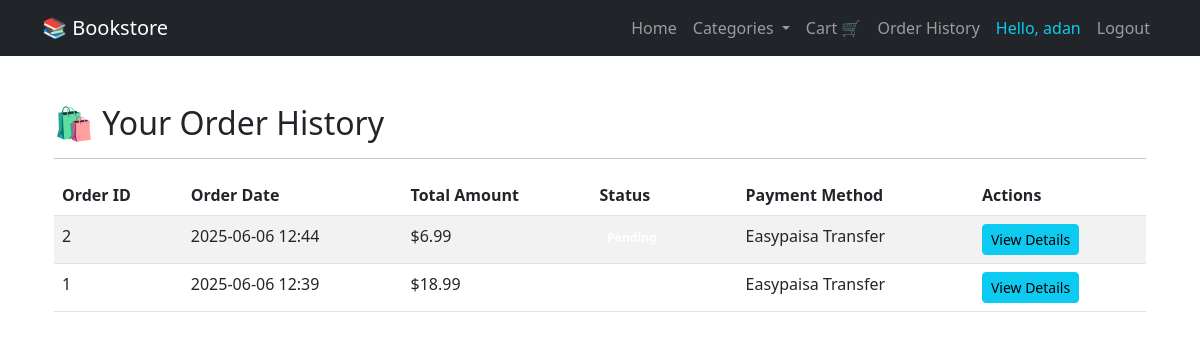
The page /order_history (signed in) on the database its author committed.
### app/models.py (models this page shows, shortened)
class User(db.Model, UserMixin):
    id = db.Column(db.Integer, primary_key=True)
    username = db.Column(db.String(150), nullable=False, unique=True)
    email = db.Column(db.String(150), nullable=False, unique=True)
    password = db.Column(db.String(150), nullable=False)
    is_admin = db.Column(db.Boolean, default=False)
    cart_items = db.relationship('CartItem', backref='user', lazy=True)
    orders = db.relationship('Order', backref='user', lazy=True)
    reviews = db.relationship('Review', backref='user', lazy=True)

class Order(db.Model):
    id = db.Column(db.Integer, primary_key=True)
    user_id = db.Column(db.Integer, db.ForeignKey('user.id'), nullable=False)
    order_date = db.Column(db.DateTime, nullable=False, default=datetime.utcnow)
    total_amount = db.Column(db.Float, nullable=False)
    status = db.Column(db.String(50), nullable=False, default='pending')
    shipping_address = db.Column(db.Text, nullable=False)
    payment_method = db.Column(db.String(50), nullable=False) # e.g., 'cash_on_delivery', 'easypaisa_transfer'
    items = db.relationship('OrderItem', backref='order', lazy=True)

### app/routes.py (the view)
@main.route("/order_history")
@login_required
def order_history():
    user_orders = Order.query.filter_by(user_id=current_user.id).order_by(Order.order_date.desc()).all()
    return render_template('order_history.html', title='Order History', orders=user_orders)

### app/__init__.py (called while the page is built)
def create_app():
    app = Flask(__name__)
    app.config.from_object('config.Config')
    db.init_app(app)
    login_manager.init_app(app)
    bcrypt.init_app(app)
    migrate.init_app(app, db)  # <-- initialize migrate with app and db
    login_manager.login_view = 'auth.login'
    login_manager.login_message_category = 'info'
    from .routes import main
    app.register_blueprint(main)
    from app.models import User  # import User model for login_manager
    @login_manager.user_loader
    def load_user(user_id):
        return User.query.get(int(user_id))
    return app

### app/templates/order_history.html
{% extends "base.html" %}
{% block content %}
    <div class="container mt-5">
        <h2>🛍️ Your Order History</h2>
        <hr>
        {% if orders %}
            <table class="table table-striped table-hover">
                <thead>
                    <tr>
                        <th>Order ID</th>
                        <th>Order Date</th>
                        <th>Total Amount</th>
                        <th>Status</th>
                        <th>Payment Method</th>
                        <th>Actions</th>
                    </tr>
                </thead>
                <tbody>
                    {% for order in orders %}
                    <tr>
                        <td>{{ order.id }}</td>
                        <td>{{ order.order_date.strftime('%Y-%m-%d %H:%M') }}</td>
                        <td>${{ "%.2f"|format(order.total_amount) }}</td>
                        <td><span class="badge badge-{{ 'success' if order.status == 'completed' else 'warning' if order.status == 'pending' else 'info' }}">{{ order.status | replace('_', ' ') | title }}</span></td>
                        <td>{{ order.payment_method | replace('_', ' ') | title }}</td>
                        <td>
                            <a href="{{ url_for('main.order_details', order_id=order.id) }}" class="btn btn-sm btn-info">View Details</a>
                        </td>
                    </tr>
                    {% endfor %}
                </tbody>
            </table>
        {% else %}
            <p>You haven't placed any orders yet.</p>
            <a href="{{ url_for('main.home') }}" class="btn btn-primary">Start Shopping</a>
        {% endif %}
    </div>
{% endblock content %}

### app/templates/base.html (shortened to what this page needs)
<!DOCTYPE html>
<html lang="en">
<head>
  <link href="https://cdn.jsdelivr.net/npm/bootstrap@5.3.0/dist/css/bootstrap.min.css" rel="stylesheet" />
</head>
<body>
  <nav class="navbar navbar-expand-lg navbar-dark bg-dark mb-4">
    <div class="container">
      <a class="navbar-brand" href="{{ url_for('main.home') }}">📚 Bookstore</a>
      <div class="collapse navbar-collapse" id="navbarNav">
        <ul class="navbar-nav ms-auto">
          <li class="nav-item">
            <a class="nav-link" href="{{ url_for('main.home') }}">Home</a>
          </li>
          <li class="nav-item dropdown">
            <a class="nav-link dropdown-toggle" href="#" id="navbarDropdown" role="button" data-bs-toggle="dropdown">
              Categories
            </a>
          </li>
          <li class="nav-item">
            <a class="nav-link" href="{{ url_for('main.cart') }}">Cart 🛒</a>
          </li>
          {% if current_user.is_authenticated %}
            <li class="nav-item">
              <a class="nav-link" href="{{ url_for('main.order_history') }}">Order History</a>
            </li>
            <li class="nav-item">
              <span class="nav-link text-info">Hello, {{ current_user.username }}</span>
            </li>
            <li class="nav-item">
              <a class="nav-link" href="{{ url_for('main.logout') }}">Logout</a>
            </li>
          {% endif %}
        </ul>
      </div>
    </div>
  </nav>
  <div class="container">
    {% block content %}{% endblock %}
  </div>
</body>
</html>

### rows shown on the page
User: username "adan"
Order: id "2", order_date "2025-06-06 12:44", total_amount "6.99", payment_method "Easypaisa Transfer"
Order: id "1", order_date "2025-06-06 12:39", total_amount "18.99", payment_method "Easypaisa Transfer"
